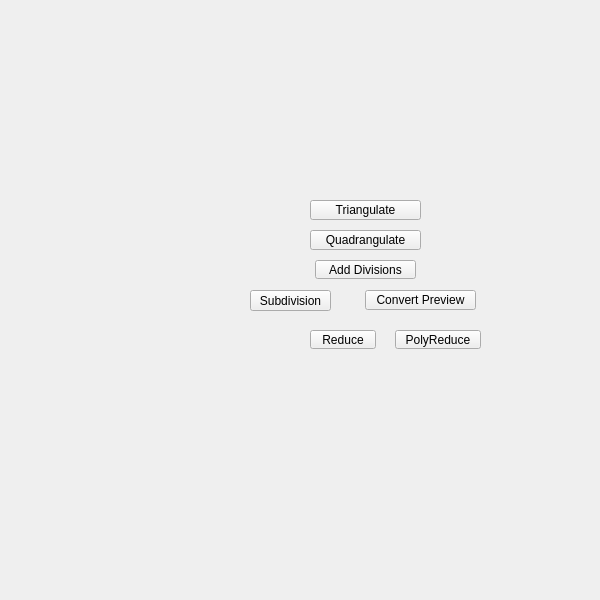
<?xml version="1.0" encoding="UTF-8"?>
<ui version="4.0">
 <class>QtUi</class>
 <widget class="QMainWindow" name="QtUi">
  <property name="enabled">
   <bool>true</bool>
  </property>
  <property name="geometry">
   <rect>
    <x>0</x>
    <y>0</y>
    <width>600</width>
    <height>600</height>
   </rect>
  </property>
  <property name="sizePolicy">
   <sizepolicy hsizetype="Ignored" vsizetype="Ignored">
    <horstretch>0</horstretch>
    <verstretch>0</verstretch>
   </sizepolicy>
  </property>
  <property name="minimumSize">
   <size>
    <width>0</width>
    <height>0</height>
   </size>
  </property>
  <property name="maximumSize">
   <size>
    <width>600</width>
    <height>600</height>
   </size>
  </property>
  <property name="toolButtonStyle">
   <enum>Qt::ToolButtonIconOnly</enum>
  </property>
  <property name="tabShape">
   <enum>QTabWidget::Triangular</enum>
  </property>
  <property name="dockNestingEnabled">
   <bool>true</bool>
  </property>
  <property name="dockOptions">
   <set>QMainWindow::AllowNestedDocks|QMainWindow::AllowTabbedDocks|QMainWindow::AnimatedDocks|QMainWindow::ForceTabbedDocks</set>
  </property>
  <widget class="QWidget" name="widget">
   <property name="sizePolicy">
    <sizepolicy hsizetype="Ignored" vsizetype="Ignored">
     <horstretch>0</horstretch>
     <verstretch>0</verstretch>
    </sizepolicy>
   </property>
   <widget class="QPushButton" name="i057">
    <property name="geometry">
     <rect>
      <x>250</x>
      <y>290</y>
      <width>81</width>
      <height>21</height>
     </rect>
    </property>
    <property name="minimumSize">
     <size>
      <width>0</width>
      <height>21</height>
     </size>
    </property>
    <property name="maximumSize">
     <size>
      <width>16777215</width>
      <height>21</height>
     </size>
    </property>
    <property name="accessibleName">
     <string>subdivision</string>
    </property>
    <property name="text">
     <string>Subdivision</string>
    </property>
   </widget>
   <widget class="QPushButton" name="b004">
    <property name="enabled">
     <bool>true</bool>
    </property>
    <property name="geometry">
     <rect>
      <x>395</x>
      <y>330</y>
      <width>86</width>
      <height>19</height>
     </rect>
    </property>
    <property name="maximumSize">
     <size>
      <width>111</width>
      <height>19</height>
     </size>
    </property>
    <property name="toolTip">
     <string>Simplify a polygonal object by reducing geometry while preserving the overall shape of the mesh.</string>
    </property>
    <property name="text">
     <string>PolyReduce</string>
    </property>
    <property name="iconSize">
     <size>
      <width>18</width>
      <height>18</height>
     </size>
    </property>
   </widget>
   <widget class="QPushButton" name="b008">
    <property name="enabled">
     <bool>true</bool>
    </property>
    <property name="geometry">
     <rect>
      <x>315</x>
      <y>260</y>
      <width>101</width>
      <height>19</height>
     </rect>
    </property>
    <property name="maximumSize">
     <size>
      <width>111</width>
      <height>19</height>
     </size>
    </property>
    <property name="toolTip">
     <string>Tesselate modifier</string>
    </property>
    <property name="text">
     <string>Add Divisions</string>
    </property>
    <property name="iconSize">
     <size>
      <width>18</width>
      <height>18</height>
     </size>
    </property>
    <property name="balette" stdset="0">
     <palette>
      <active>
       <colorrole role="Base">
        <brush brushstyle="SolidPattern">
         <color alpha="255">
          <red>255</red>
          <green>255</green>
          <blue>255</blue>
         </color>
        </brush>
       </colorrole>
      </active>
      <inactive>
       <colorrole role="Base">
        <brush brushstyle="SolidPattern">
         <color alpha="255">
          <red>255</red>
          <green>255</green>
          <blue>255</blue>
         </color>
        </brush>
       </colorrole>
      </inactive>
      <disabled>
       <colorrole role="Base">
        <brush brushstyle="SolidPattern">
         <color alpha="255">
          <red>255</red>
          <green>85</green>
          <blue>0</blue>
         </color>
        </brush>
       </colorrole>
      </disabled>
     </palette>
    </property>
   </widget>
   <widget class="QPushButton" name="b005">
    <property name="enabled">
     <bool>true</bool>
    </property>
    <property name="geometry">
     <rect>
      <x>310</x>
      <y>330</y>
      <width>66</width>
      <height>19</height>
     </rect>
    </property>
    <property name="maximumSize">
     <size>
      <width>111</width>
      <height>19</height>
     </size>
    </property>
    <property name="toolTip">
     <string>Reduce number of poliginal components for selected objects</string>
    </property>
    <property name="text">
     <string>Reduce</string>
    </property>
    <property name="iconSize">
     <size>
      <width>18</width>
      <height>18</height>
     </size>
    </property>
   </widget>
   <widget class="QPushButton" name="b011">
    <property name="enabled">
     <bool>true</bool>
    </property>
    <property name="geometry">
     <rect>
      <x>365</x>
      <y>290</y>
      <width>111</width>
      <height>20</height>
     </rect>
    </property>
    <property name="minimumSize">
     <size>
      <width>0</width>
      <height>20</height>
     </size>
    </property>
    <property name="maximumSize">
     <size>
      <width>16777215</width>
      <height>19</height>
     </size>
    </property>
    <property name="toolTip">
     <string>Convert smooth mesh preview to polygons</string>
    </property>
    <property name="text">
     <string>Convert Preview</string>
    </property>
    <property name="iconSize">
     <size>
      <width>18</width>
      <height>18</height>
     </size>
    </property>
   </widget>
   <widget class="QPushButton" name="b000">
    <property name="enabled">
     <bool>true</bool>
    </property>
    <property name="geometry">
     <rect>
      <x>310</x>
      <y>230</y>
      <width>111</width>
      <height>20</height>
     </rect>
    </property>
    <property name="minimumSize">
     <size>
      <width>0</width>
      <height>20</height>
     </size>
    </property>
    <property name="maximumSize">
     <size>
      <width>16777215</width>
      <height>20</height>
     </size>
    </property>
    <property name="toolTip">
     <string>Change the selected faces into quadrilaterals.</string>
    </property>
    <property name="text">
     <string>Quadrangulate</string>
    </property>
    <property name="iconSize">
     <size>
      <width>18</width>
      <height>18</height>
     </size>
    </property>
   </widget>
   <widget class="QPushButton" name="b001">
    <property name="enabled">
     <bool>true</bool>
    </property>
    <property name="geometry">
     <rect>
      <x>310</x>
      <y>200</y>
      <width>111</width>
      <height>20</height>
     </rect>
    </property>
    <property name="minimumSize">
     <size>
      <width>0</width>
      <height>20</height>
     </size>
    </property>
    <property name="maximumSize">
     <size>
      <width>16777215</width>
      <height>20</height>
     </size>
    </property>
    <property name="toolTip">
     <string>Change the selected faces into triangles.</string>
    </property>
    <property name="text">
     <string>Triangulate</string>
    </property>
    <property name="iconSize">
     <size>
      <width>18</width>
      <height>18</height>
     </size>
    </property>
   </widget>
  </widget>
 </widget>
 <resources/>
 <connections/>
 <designerdata>
  <property name="gridDeltaX">
   <number>5</number>
  </property>
  <property name="gridDeltaY">
   <number>10</number>
  </property>
  <property name="gridSnapX">
   <bool>true</bool>
  </property>
  <property name="gridSnapY">
   <bool>true</bool>
  </property>
  <property name="gridVisible">
   <bool>true</bool>
  </property>
 </designerdata>
</ui>
